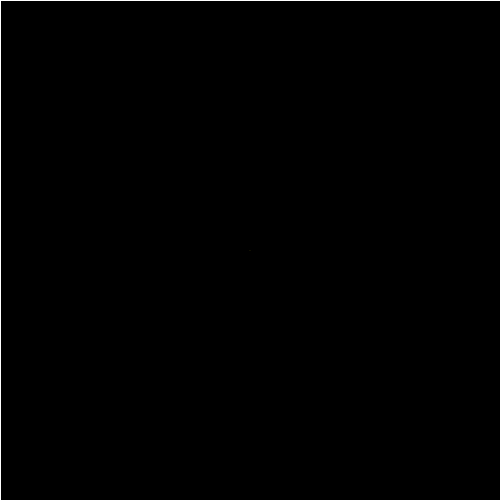
Frame 1 (no input)
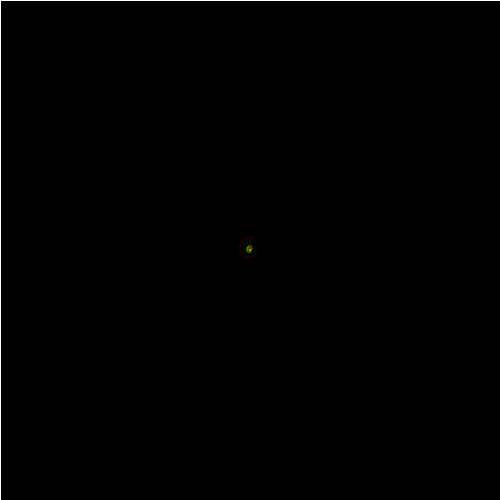
Frame 60 (the mouse pressed at the canvas centre just before this capture)
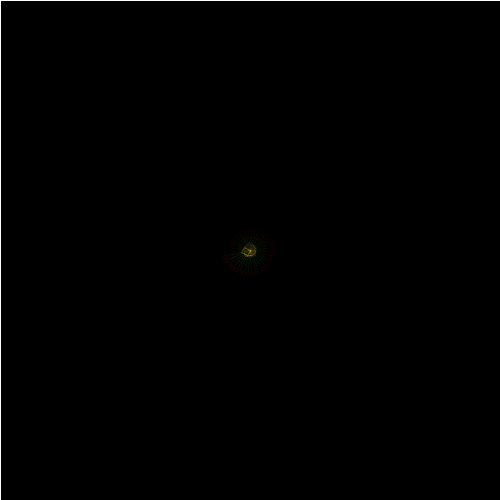
Frame 120 (the mouse held since frame 60 and released just before this capture)

The Processing sketch that drew these frames (run headless with seeded random() and noise(); from frame 60 on, the mouse is pressed at the canvas centre):

// Processing sketch: processing_39970
// ── processing_39970.pde

int angulo;
float zoom;

void setup() {
size (500,500);
smooth();
background(0);
stroke(255);
noFill();
angulo=0;
zoom=0;
frameRate(60);
}

void draw() {
 
  fill(0,12);
  stroke(255);
  rect (0,0,width,height);
  angulo+=10;
  zoom+=0.001;
  translate (250,250);
  rotate (radians(angulo));
  scale(zoom);
  stroke(247,226,32);
  rect (0,0,50,50);
  stroke(0,150,0);
  line (50,50,135,135); 
  stroke(200,0,0);
  ellipse(150,150,30,30);
}
